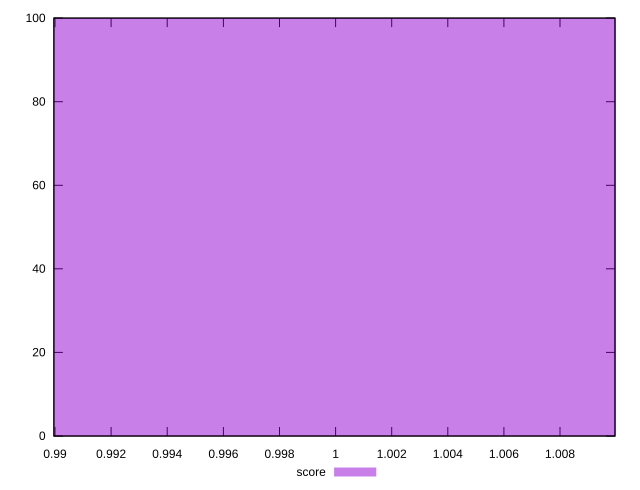

Write gnuplot code to recreate this figure.
reset
set terminal svg size 640, 490
set output "reprap/uses-long-cache-ttl/samples/pages+cached+noexternal+nofonts/score/histogram.svg"

$score <<EOF
1 100
EOF

set key outside below
set boxwidth 0.1
set yrange [0:100]
set style fill transparent solid 0.5 noborder

plot \
  $score title "score" with boxes, \


reset
